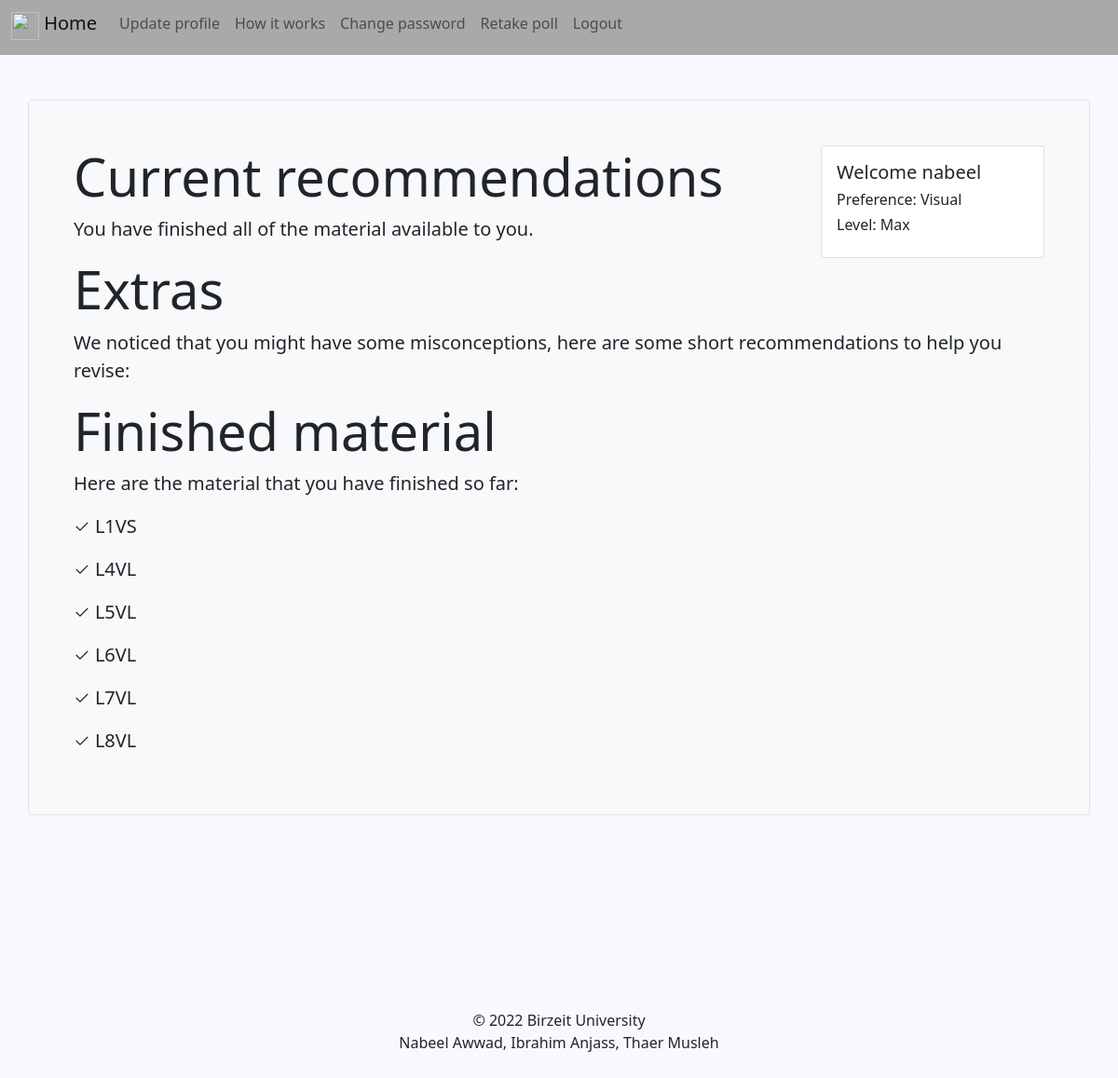
The page / (signed in) on the database its author committed.
### learning/models.py (models this page shows)
class User(AbstractUser):
    is_student = models.BooleanField(default=False)
    is_teacher = models.BooleanField(default=False)

class Material(models.Model):
    level = models.ForeignKey(Level, on_delete=models.DO_NOTHING)
    name = models.CharField(max_length=100)
    material_type = models.CharField(max_length=1, choices=MATERIAL_TYPES)
    material_length = models.CharField(max_length=1, choices=MATERIAL_LENGTH)
    uploader = models.ForeignKey(User, on_delete=models.CASCADE)
    link = models.CharField(max_length=100)
    def __str__(self):
        return self.name

### learning/views.py (the view, shortened to what this page needs)
# urls.py: path('', learning_views.home, name='home'),
@login_required
def home(request):
    student = request.user.student
    if not student.took_poll:
        return redirect('poll')
    if not student.took_quiz:
        return redirect('quiz')
    preference = student.get_preferred_media_display()
    misconceptions = Material.objects.filter(level__skill_required__lt=student.student_skill)
    materials = Material.objects.filter(level__skill_required__exact=student.student_skill, material_length='L')
    student_scores = Score.objects.filter(student=student)
    for score in student_scores:
        if score.score == 1:
            misconceptions = misconceptions.exclude(level=score.level, material_length__exact='L')
        elif score.score == 0 or score.score == 2:
            misconceptions = misconceptions.exclude(level=score.level)
    if len(student.preferred_media) == 1:
        materials = materials.filter(material_type__exact=student.preferred_media)
        misconceptions = misconceptions.filter(material_type__exact=student.preferred_media)
    elif len(student.preferred_media) == 2:
        materials = materials.filter(Q(material_type__exact=student.preferred_media[0])
                                     | Q(material_type__exact=student.preferred_media[1]))
        misconceptions = misconceptions.filter(Q(material_type__exact=student.preferred_media[0])
                                               | Q(material_type__exact=student.preferred_media[1]))
    print(materials)
    print(misconceptions)
    if request.method == 'POST':
        for mat in materials:
            if mat.name in request.POST:
                student.learned_material.add(mat)
                student.student_skill += 1
                student.save()
        for mat in misconceptions:
            if mat.name in request.POST:
                student.learned_material.add(mat)
        return redirect("home")
    else:
        learned = student.learned_material.all()
        context = {
            'materials': materials,
            'misconceptions': misconceptions,
            'learned': learned,
            'preference': preference
        }
        return render(request, 'home.html', context)

### templates/templates/home.html (shortened to what this page needs)
{% extends 'base.html' %}
{% block content %}
    <div class="card float-end bg-gradiant rounded" style="width: 15rem;">
        <div class="card-body">
            <h5 class="card-title">Welcome {{ user.username }}</h5>
            <div class="row ml-1 ">
                <div>
                    <h6>Preference: {{ preference }}</h6>
                </div>
                <div>
                    {% if not materials %}
                    <h6>Level: Max</h6>
                    {% else %}
                    <h6>Level: {{ user.student.student_skill }}</h6>
                    {% endif %}
                </div>
            </div>
        </div>
    </div>
    <h1 class="display-4">Current recommendations</h1>
    <form method="post">
    {% if not materials %}
    <p class="lead"><strong>You have finished all of the material available to you.
    </strong></p>
    {% endif %}
    {% if not misconceptions %}
        <br>
    {% else %}
        <h1 class="display-4">Extras</h1>
    <p class="lead">We noticed that you might have some misconceptions, here are some short recommendations to help you
    revise:</p>
    {% endif %}
    </form>
    {% if not learned %}
    <br>
    {% else %}
    <h2 class="display-4">Finished material</h2>
    <p class="lead">Here are the material that you have finished so far:</p>
    {% for mat in learned %}
        <p class="lead">✓ {{ mat.name }}</p>
    {% endfor %}
    {% endif %}
{% endblock %}

### rows shown on the page
User: username "nabeel"
Material: name "L1VS"
Material: name "L4VL"
Material: name "L5VL"
Material: name "L6VL"
Material: name "L7VL"
Material: name "L8VL"

### other values the page prints
{{ preference }} "Visual"
